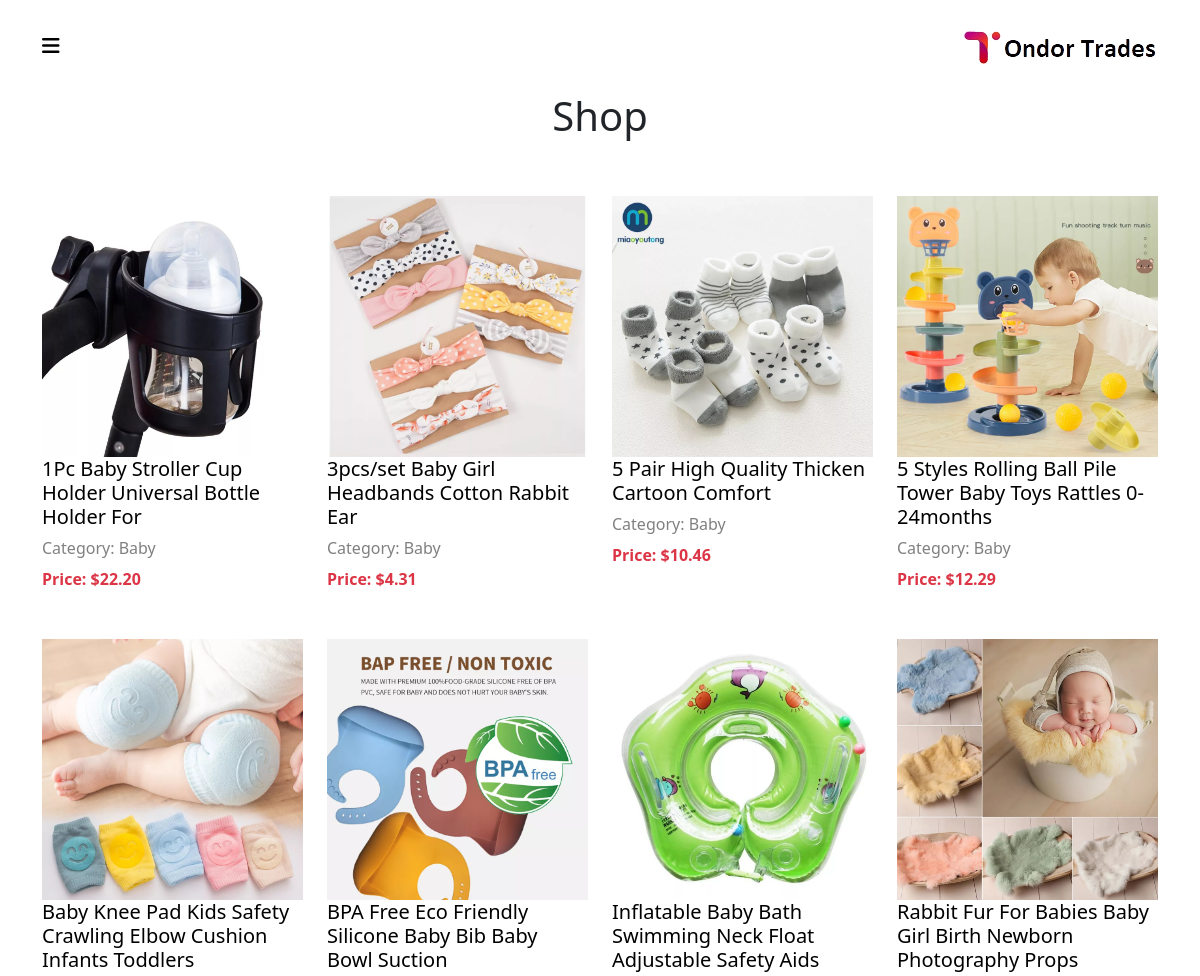
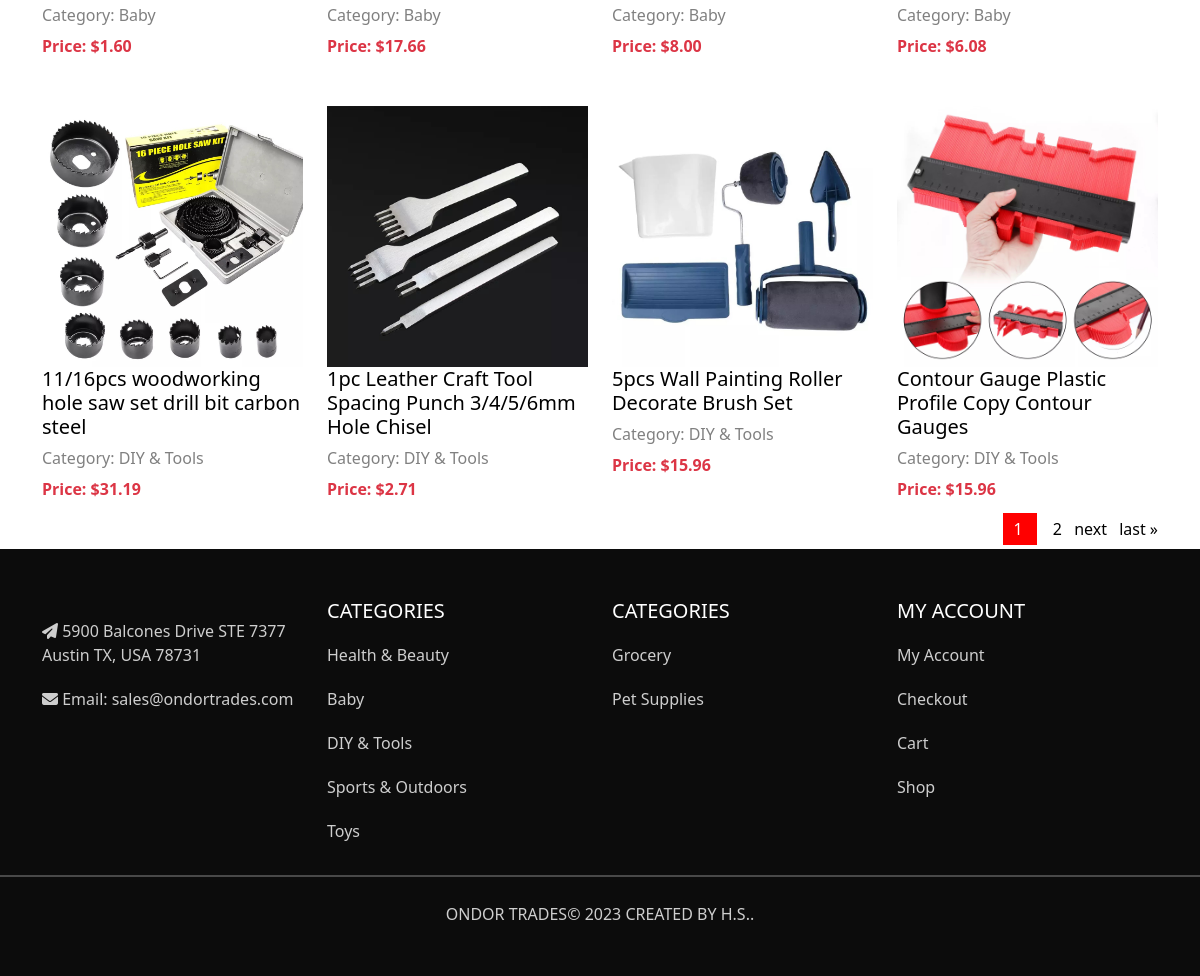
The app's page /shop/ with its own data (2 pictures, top to bottom).
### myapp/models.py (models this page shows, shortened)
class Product(models.Model):
    CATEGORY = (
        ('Baby', 'Baby'),
        ('DIY & Tools', 'DIY & Tools'),
        ('Grocery', 'Grocery'),
        ('Health & Beauty', 'Health & Beauty'),
        ('Home & Kitchen', 'Home & Kitchen'),
        ('Office Products', 'Office Products'),
        ('Pet Supplies', 'Pet Supplies'),
        ('Sports & Outdoors', 'Sports & Outdoors'),
        ('Toys', 'Toys'),
    )
    title = models.CharField(max_length=200, null=True)
    price = models.DecimalField(max_digits=10, decimal_places=2, null=True)
    category = models.CharField(max_length=200, null=True, choices=CATEGORY)
    short_description = models.CharField(max_length=255, null=True, blank=True)
    detailed_description = models.TextField()

### myapp/views.py (the view)
# urls.py: path('shop/', views.shop_view, name='shop'),
def shop_view(request):
    all_products = Product.objects.all()
    paginator = Paginator(all_products, 12)  # Show 12 products per page
    page = request.GET.get('page')
    try:
        products = paginator.page(page)
    except PageNotAnInteger:
        products = paginator.page(1)
    except EmptyPage:
        products = paginator.page(paginator.num_pages)
    return render(request, 'myapp/shop.html', {'products': products})

### myapp/templates/myapp/shop.html (shortened to what this page needs)
{% extends "myapp/main.html" %}
{% load static %}
{% block content %}
<div class="container">
    <h1 class="text-center">Shop</h1>
    <div class="homeproducts">
        <div class="col-lg-12">
            <div class="row">
                {% for product in products %}
                <div class="col-lg-3 col-md-4 col-sm-6 col-xs- mt-5">
                    <a href="{% url 'product_detail' product.id %}">
                        <div class="pos__r">
                            {% if product.productimage_set.exists %}
                            {% with product.productimage_set.first.image.url as first_image %}
                            <img src="{{ first_image }}" class="card-img-top" alt="{{ product.title }}">
                            {% endwith %}
                            {% endif %}
                            <h5 class="card-title">{{ product.title }}</h5>
                            <p class="card-text homeproducts__pfirst">Category: {{ product.get_category_display }}</p>
                            <p class="card-text homeproducts__psecond text-danger">Price: ${{ product.price }}</p>
                        </div>
                    </a>
                </div>
                {% endfor %}
            </div>
        </div>
    </div>
    <div class="pagination mt-3">
        <span class="step-links">
            {% for i in products.paginator.page_range %}
                {% if products.number == i %}
                    <span class="current me-2">
                        {{ i }}
                    </span>
                {% elif i > products.number|add:'-3' and i < products.number|add:'3' %}
                    <a class="ms-2" href="?page={{ i }}">{{ i }}</a>
                {% elif i == products.number|add:'3' or i == products.number|add:'-3' %}
                    ...
                {% endif %}
            {% endfor %}
            {% if products.has_next %}
                <a class="ms-2" href="?page={{ products.next_page_number }}">next</a>
                <a class="ms-2" href="?page={{ products.paginator.num_pages }}">last &raquo;</a>
            {% endif %}
        </span>
    </div>
</div>
{% endblock %}

### static/css/main.css (style rules this page uses)
* { margin: 0; padding: 0; }
.homeproducts a { text-decoration: none; }
.homeproducts a h5 { color: black; }
.homeproducts a .homeproducts__pfirst { margin: 7px 0 0 0; color: gray; }
.homeproducts a .homeproducts__psecond { margin: 7px 0 0 0; font-weight: 700; }
.pos__r { position: relative; overflow: hidden; }
.pos__r img { width: 100%; }
.pagination { float: right; }
.pagination span .current { background: red; color: white; padding: 5px 10px; }
.pagination a { text-decoration: none; color: black; }

### records on screen
Product: shows a picture, title "1Pc Baby Stroller Cup Holder Universal Bottle Holder For", category "Baby", price "22.20"
Product: shows a picture, title "3pcs/set Baby Girl Headbands Cotton Rabbit Ear", category "Baby", price "4.31"
Product: shows a picture, title "5 Pair High Quality Thicken Cartoon Comfort", category "Baby", price "10.46"
Product: shows a picture, title "5 Styles Rolling Ball Pile Tower Baby Toys Rattles 0-24months", category "Baby", price "12.29"
Product: shows a picture, title "Baby Knee Pad Kids Safety Crawling Elbow Cushion Infants Toddlers", category "Baby", price "1.60"
Product: shows a picture, title "BPA Free Eco Friendly Silicone Baby Bib Baby Bowl Suction", category "Baby", price "17.66"
Product: shows a picture, title "Inflatable Baby Bath Swimming Neck Float Adjustable Safety Aids", category "Baby", price "8.00"
Product: shows a picture, title "Rabbit Fur For Babies Baby Girl Birth Newborn Photography Props", category "Baby", price "6.08"
Product: shows a picture, title "11/16pcs woodworking hole saw set drill bit carbon steel", category "DIY & Tools", price "31.19"
Product: shows a picture, title "1pc Leather Craft Tool Spacing Punch 3/4/5/6mm Hole Chisel", category "DIY & Tools", price "2.71"
Product: shows a picture, title "5pcs Wall Painting Roller Decorate Brush Set", category "DIY & Tools", price "15.96"
Product: shows a picture, title "Contour Gauge Plastic Profile Copy Contour Gauges", category "DIY & Tools", price "15.96"

### other values on screen
{{ i }} "1"
{{ i }} "2"
